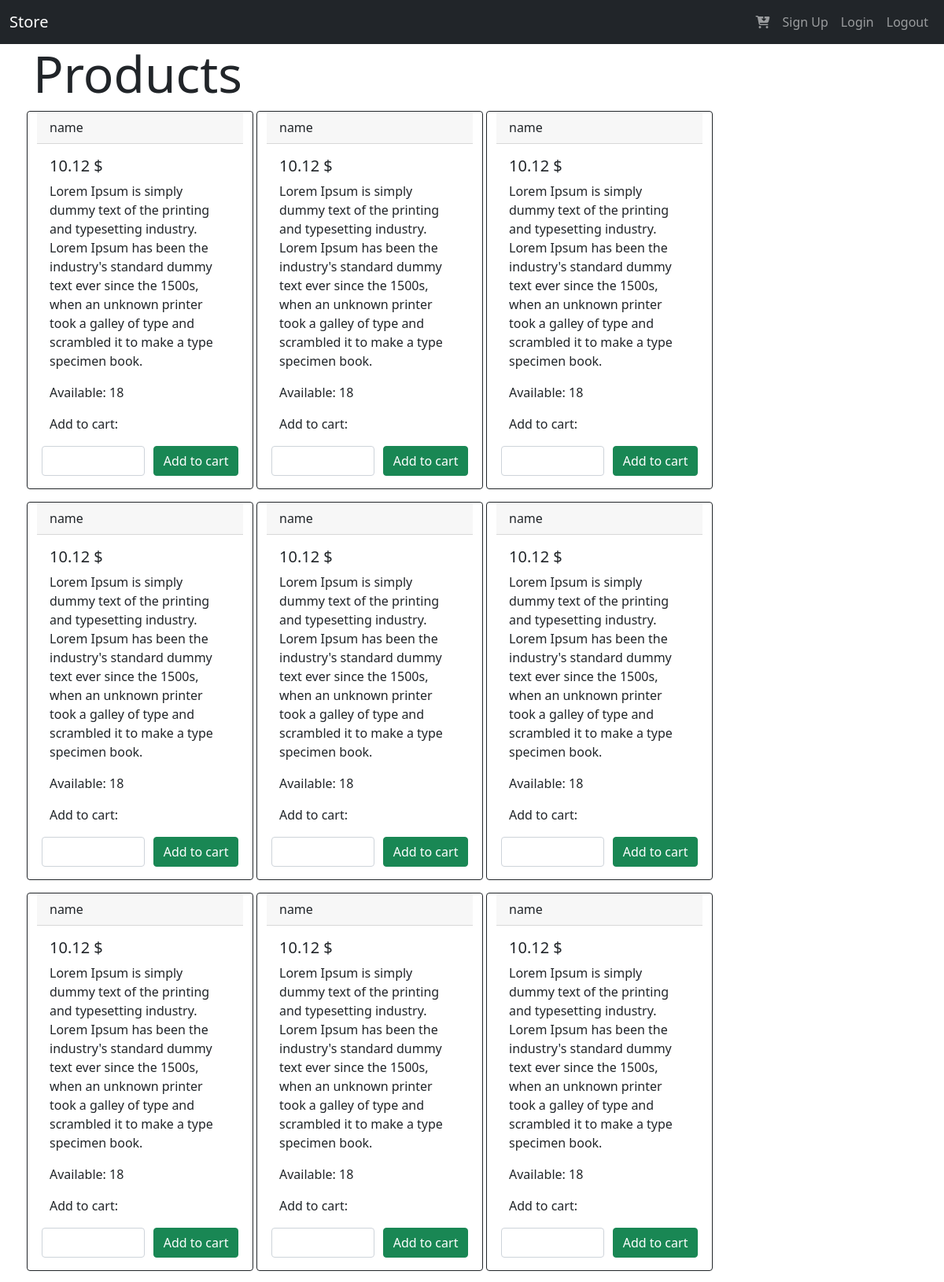
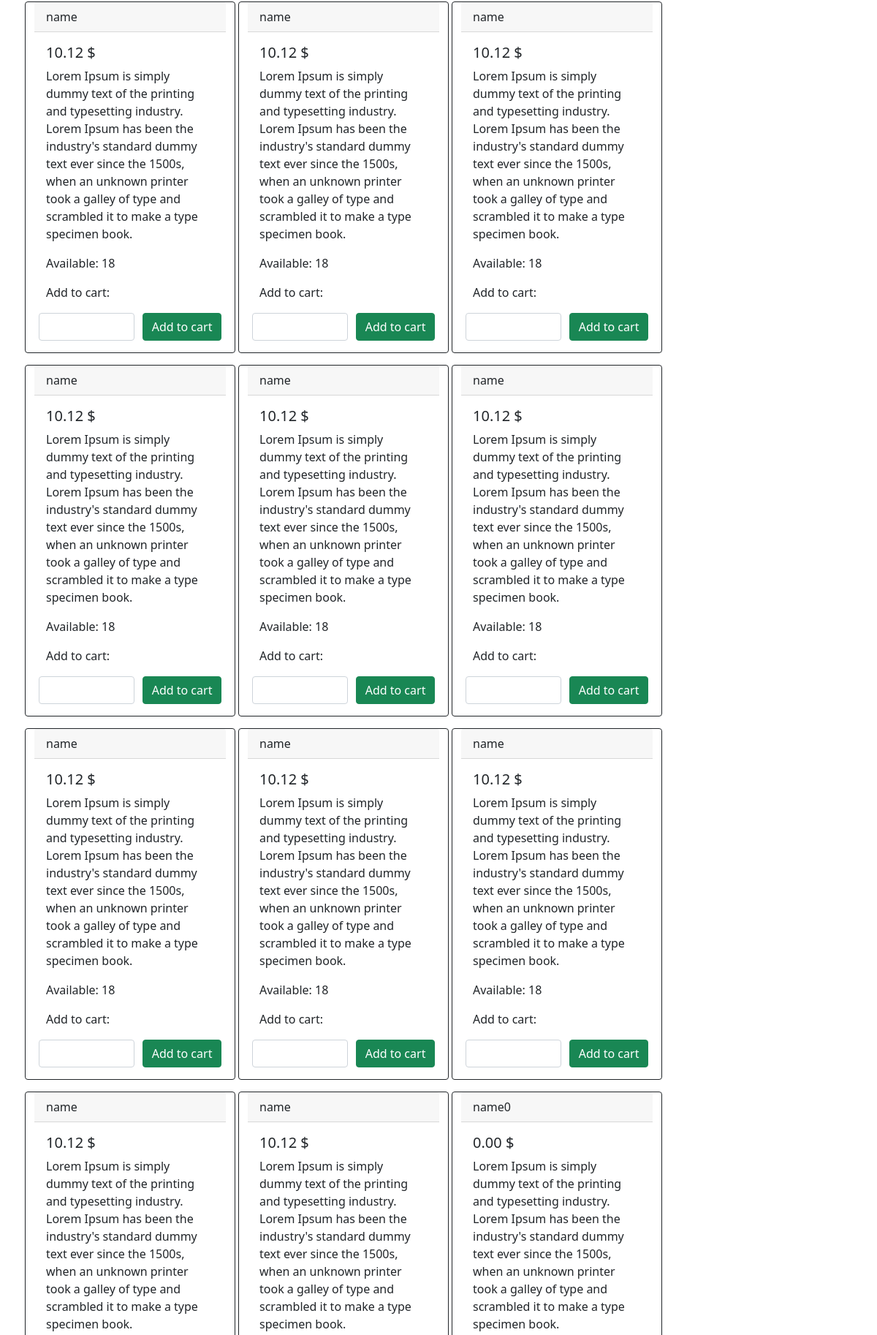
/store/ (upper part), run on the app's committed database (2 pictures, top to bottom).
### app/models.py (models this page shows)
class Product(db.Model):
    __tablename__ = 'product'
    id = db.Column(db.Integer, primary_key=True)
    name = db.Column(db.String(128))
    description = db.Column(db.String(512))
    available_quantity = db.Column(db.Integer, default=0)
    price = db.Column(db.Numeric(precision=2, scale=2))

### app/store/views.py (the view)
@store.route('/')
def index():
    return render_template('store/index.html', products=Product.query.all())

### app/store/templates/store/index.html (shortened to what this page needs)
{% extends 'base.html' %}
{% block content_title %}
    Products
{% endblock %}
{% block content %}
    {% for product in products %}
        <div class="card border-dark mb-3" style="max-width: 18rem; margin-left: 4px;">
            <div class="card-header">{{ product.name }}</div>
            <div class="card-body text-dark">
            <h5 class="card-title">{{ product.price }} $</h5>
            <p class="card-text">{{ product.description }}</p>
            <p class="card-text">Available: {{ product.available_quantity }}</p>
            </div>
            <form action="/store/order" method="POST">
                <p style="margin-left:1em">
                    Add to cart:
                </p>
                <div class="product_form d-flex justify-content-around mb-3">
                    <input type="number"
                        class="form-control w-50"
                        id="{{ product_id }}_number"
                        name="quantity"
                        min="1"
                        max="{{ product.available_quantity }}"
                    >
                    <input type="submit" class="btn btn-success" value="Add to cart">
                </div>
            </form>
        </div>
    {% endfor %}
{% endblock %}

### app/templates/base.html (shortened to what this page needs)
<!DOCTYPE html>
<html>
<head>
    <link href="https://cdn.jsdelivr.net/npm/bootstrap@5.1.3/dist/css/bootstrap.min.css" rel="stylesheet">
</head>
<body>
   <header>
    <nav class="navbar navbar-expand-lg navbar-dark bg-dark">
        <div class="container-fluid">
          <a class="navbar-brand" href="{{ url_for('index') }}">Store</a>
          <div class="collapse navbar-collapse d-flex justify-content-end" id="navbarTogglerDemo02">
            <ul class="navbar-nav ml-auto">
              <li class="nav-item ml-auto">
                <a class="nav-link ml-auto" href="{{ url_for('cart.index' )}}"><i class="fa-solid fa-cart-arrow-down"></i></a>
              </li>
              <li class="nav-item">
                <a class="nav-link" href="{{ url_for('auth.signup')}}">Sign Up</a>
              </li>
              <li class="nav-item">
                <a class="nav-link" href="{{ url_for('auth.login')}}"">Login</a>
              </li>
              <li class="nav-item">
                <a class="nav-link" href="{{ url_for('auth.logout')}}"">Logout</a>
              </li>
            </ul>
            </div>
        </div>
      </nav>
   </header>
   <div class="container">
        <div class="row">
            <h1 class="display-3">
                {% block content_title %}
                {% endblock %}
            </h1>
            {% block content %}
            {% endblock %}
        </div>
   </div>
</body>
</html>

### data on the page
Product: name "name", price "10.12", description "Lorem Ipsum is simply dummy text of the printing and typesetting industry. Lorem Ipsum has been the industry's standard dummy text ever since the 1500s, when an unknown printer took a galley of type and scrambled it to make a type specimen book.", available_quantity "18"
Product: name "name", price "10.12", description "Lorem Ipsum is simply dummy text of the printing and typesetting industry. Lorem Ipsum has been the industry's standard dummy text ever since the 1500s, when an unknown printer took a galley of type and scrambled it to make a type specimen book.", available_quantity "18"
Product: name "name", price "10.12", description "Lorem Ipsum is simply dummy text of the printing and typesetting industry. Lorem Ipsum has been the industry's standard dummy text ever since the 1500s, when an unknown printer took a galley of type and scrambled it to make a type specimen book.", available_quantity "18"
Product: name "name", price "10.12", description "Lorem Ipsum is simply dummy text of the printing and typesetting industry. Lorem Ipsum has been the industry's standard dummy text ever since the 1500s, when an unknown printer took a galley of type and scrambled it to make a type specimen book.", available_quantity "18"
Product: name "name", price "10.12", description "Lorem Ipsum is simply dummy text of the printing and typesetting industry. Lorem Ipsum has been the industry's standard dummy text ever since the 1500s, when an unknown printer took a galley of type and scrambled it to make a type specimen book.", available_quantity "18"
Product: name "name", price "10.12", description "Lorem Ipsum is simply dummy text of the printing and typesetting industry. Lorem Ipsum has been the industry's standard dummy text ever since the 1500s, when an unknown printer took a galley of type and scrambled it to make a type specimen book.", available_quantity "18"
Product: name "name", price "10.12", description "Lorem Ipsum is simply dummy text of the printing and typesetting industry. Lorem Ipsum has been the industry's standard dummy text ever since the 1500s, when an unknown printer took a galley of type and scrambled it to make a type specimen book.", available_quantity "18"
Product: name "name", price "10.12", description "Lorem Ipsum is simply dummy text of the printing and typesetting industry. Lorem Ipsum has been the industry's standard dummy text ever since the 1500s, when an unknown printer took a galley of type and scrambled it to make a type specimen book.", available_quantity "18"
Product: name "name", price "10.12", description "Lorem Ipsum is simply dummy text of the printing and typesetting industry. Lorem Ipsum has been the industry's standard dummy text ever since the 1500s, when an unknown printer took a galley of type and scrambled it to make a type specimen book.", available_quantity "18"
Product: name "name", price "10.12", description "Lorem Ipsum is simply dummy text of the printing and typesetting industry. Lorem Ipsum has been the industry's standard dummy text ever since the 1500s, when an unknown printer took a galley of type and scrambled it to make a type specimen book.", available_quantity "18"
Product: name "name", price "10.12", description "Lorem Ipsum is simply dummy text of the printing and typesetting industry. Lorem Ipsum has been the industry's standard dummy text ever since the 1500s, when an unknown printer took a galley of type and scrambled it to make a type specimen book.", available_quantity "18"
Product: name "name", price "10.12", description "Lorem Ipsum is simply dummy text of the printing and typesetting industry. Lorem Ipsum has been the industry's standard dummy text ever since the 1500s, when an unknown printer took a galley of type and scrambled it to make a type specimen book.", available_quantity "18"
Product: name "name", price "10.12", description "Lorem Ipsum is simply dummy text of the printing and typesetting industry. Lorem Ipsum has been the industry's standard dummy text ever since the 1500s, when an unknown printer took a galley of type and scrambled it to make a type specimen book.", available_quantity "18"
Product: name "name", price "10.12", description "Lorem Ipsum is simply dummy text of the printing and typesetting industry. Lorem Ipsum has been the industry's standard dummy text ever since the 1500s, when an unknown printer took a galley of type and scrambled it to make a type specimen book.", available_quantity "18"
Product: name "name", price "10.12", description "Lorem Ipsum is simply dummy text of the printing and typesetting industry. Lorem Ipsum has been the industry's standard dummy text ever since the 1500s, when an unknown printer took a galley of type and scrambled it to make a type specimen book.", available_quantity "18"
Product: name "name", price "10.12", description "Lorem Ipsum is simply dummy text of the printing and typesetting industry. Lorem Ipsum has been the industry's standard dummy text ever since the 1500s, when an unknown printer took a galley of type and scrambled it to make a type specimen book.", available_quantity "18"
Product: name "name", price "10.12", description "Lorem Ipsum is simply dummy text of the printing and typesetting industry. Lorem Ipsum has been the industry's standard dummy text ever since the 1500s, when an unknown printer took a galley of type and scrambled it to make a type specimen book.", available_quantity "18"
Product: name "name", price "10.12", description "Lorem Ipsum is simply dummy text of the printing and typesetting industry. Lorem Ipsum has been the industry's standard dummy text ever since the 1500s, when an unknown printer took a galley of type and scrambled it to make a type specimen book.", available_quantity "18"
Product: name "name", price "10.12", description "Lorem Ipsum is simply dummy text of the printing and typesetting industry. Lorem Ipsum has been the industry's standard dummy text ever since the 1500s, when an unknown printer took a galley of type and scrambled it to make a type specimen book."
Product: name "name", price "10.12", description "Lorem Ipsum is simply dummy text of the printing and typesetting industry. Lorem Ipsum has been the industry's standard dummy text ever since the 1500s, when an unknown printer took a galley of type and scrambled it to make a type specimen book."
Product: name "name0", price "0.00", description "Lorem Ipsum is simply dummy text of the printing and typesetting industry. Lorem Ipsum has been the industry's standard dummy text ever since the 1500s, when an unknown printer took a galley of type and scrambled it to make a type specimen book."
